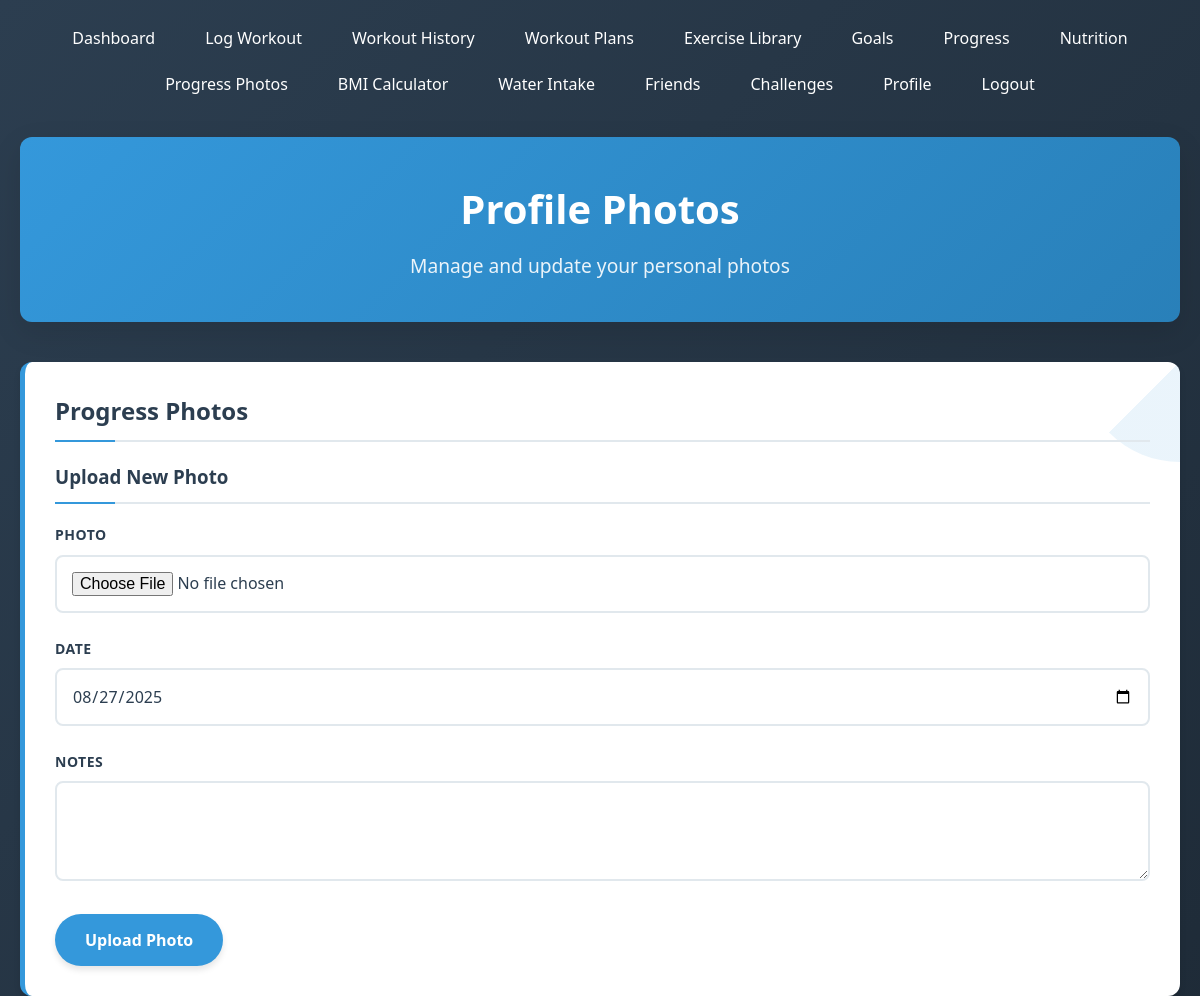
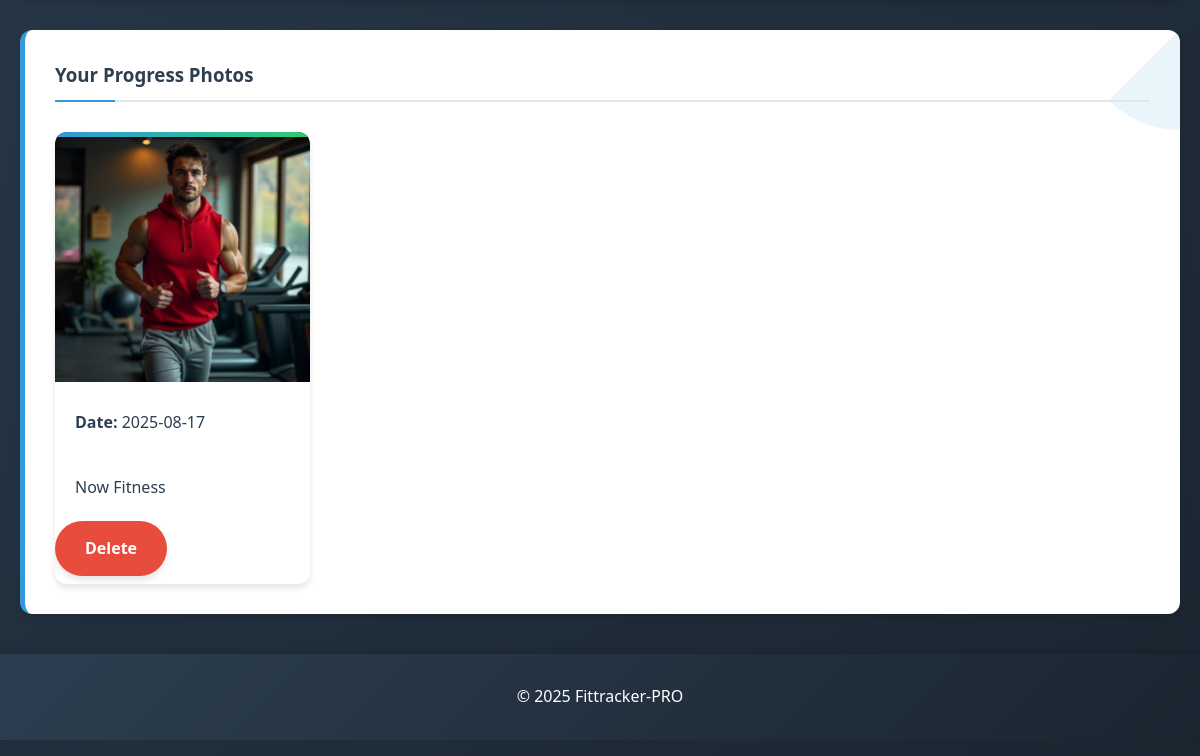
Screenshot of /progress_photos.php (signed in) with the database file from the repository (2 pictures, top to bottom).
### tables this page shows
CREATE TABLE `progress_photos` (
  `id` int(11) NOT NULL,
  `user_id` int(11) NOT NULL,
  `photo_url` varchar(255) NOT NULL,
  `date` date NOT NULL,
  `notes` text DEFAULT NULL,
  `created_at` timestamp NOT NULL DEFAULT current_timestamp()
);

### progress_photos.php (the view, shortened to what this page needs)
<?php
require_once 'config/db.php';
$user_id = $_SESSION['user_id'];
$stmt = $pdo->prepare("
    SELECT * FROM progress_photos
    WHERE user_id = ?
    ORDER BY date DESC
");
$stmt->execute([$user_id]);
$photos = $stmt->fetchAll();
?>
<?php include 'includes/header.php'; ?>
<div class="page-header">
    <h1>Profile Photos</h1>
    <p>Manage and update your personal photos</p>
</div>
<div class="card">
    <h2>Progress Photos</h2>
    <h3>Upload New Photo</h3>
    <form method="POST" enctype="multipart/form-data">
        <div class="form-group">
            <label>Photo</label>
            <input type="file" name="photo" accept="image/jpeg, image/jpg, image/png" required>
        </div>
        <div class="form-group">
            <label>Date</label>
            <input type="date" name="date" value="<?php echo date('Y-m-d'); ?>" required>
        </div>
        <div class="form-group">
            <label>Notes</label>
            <textarea name="notes" rows="3"></textarea>
        </div>
        <button type="submit">Upload Photo</button>
    </form>
</div>
<div class="card">
    <h3>Your Progress Photos</h3>
    <?php if (count($photos) > 0): ?>
        <div class="photos-grid">
            <?php foreach ($photos as $photo): ?>
                <div class="photo-card">
                    <img src="<?php echo $photo['photo_url']; ?>" alt="Progress Photo">
                    <p><strong>Date:</strong> <?php echo $photo['date']; ?></p>
                    <p><?php echo $photo['notes']; ?></p>
                    <a href="delete_progress_photo.php?id=<?php echo $photo['id']; ?>"
                       onclick="return confirm('Are you sure you want to delete this photo?')"
                       class="btn btn-danger">Delete</a>
                </div>
            <?php endforeach; ?>
        </div>
    <?php else: ?>
        <p>No progress photos uploaded yet.</p>
    <?php endif; ?>
</div>
<?php include 'includes/footer.php'; ?>

### css/style.css (style rules this page uses)
* { margin: 0; padding: 0; box-sizing: border-box; font-family: 'Segoe UI', Tahoma, Geneva, Verdana, sans-serif; }
:root { --primary-color: #3498db; --secondary-color: #2c3e50; --accent-color: #e74c3c; --success-color: #2ecc71; --warning-color: #f39c12; --light-bg: #f5f7fa; --white: #ffffff; --text-dark: #2c3e50; --text-light: #7f8c8d; --border-color: #e1e8ed; --shadow: 0 4px 6px rgba(0, 0, 0, 0.1); --shadow-hover: 0 10px 20px rgba(0, 0, 0, 0.15); }
body { background-color: var(--light-bg); color: var(--text-dark); line-height: 1.6; font-size: 16px; }
.card { background: var(--white); border-radius: 12px; box-shadow: var(--shadow); padding: 30px; margin-bottom: 30px; transition: all 0.3s ease; border-left: 5px solid var(--primary-color); position: relative; overflow: hidden; }
.card::before { content: ''; position: absolute; top: 0; right: 0; width: 100px; height: 100px; background: linear-gradient(135deg, transparent 50%, rgba(52, 152, 219, 0.1) 50%); border-radius: 0 0 0 100%; }
.card h1, .card h2, .card h3 { color: var(--secondary-color); margin-bottom: 20px; padding-bottom: 10px; border-bottom: 2px solid var(--border-color); position: relative; }
.card h1::after, .card h2::after, .card h3::after { content: ''; position: absolute; bottom: -2px; left: 0; width: 60px; height: 2px; background: var(--primary-color); }
.card p { color: var(--text-dark); margin-bottom: 15px; }
.form-group { margin-bottom: 25px; }
label { display: block; margin-bottom: 8px; font-weight: 600; color: var(--text-dark); font-size: 14px; text-transform: uppercase; letter-spacing: 0.5px; }
input, select, textarea { width: 100%; padding: 15px; border: 2px solid var(--border-color); border-radius: 8px; font-size: 16px; transition: all 0.3s ease; background: var(--white); color: var(--text-dark); }
button, .btn { background: var(--primary-color); color: var(--white); border: none; padding: 15px 30px; border-radius: 30px; cursor: pointer; font-size: 16px; font-weight: 600; transition: all 0.3s ease; display: inline-block; text-align: center; text-decoration: none; box-shadow: var(--shadow); position: relative; overflow: hidden; }
button::before, .btn::before { content: ''; position: absolute; top: 50%; left: 50%; width: 0; height: 0; background: rgba(255, 255, 255, 0.3); border-radius: 50%; transform: translate(-50%, -50%); transition: width 0.6s, height 0.6s; }
.btn-danger { background: var(--accent-color); }
a { color: var(--primary-color); text-decoration: none; transition: all 0.3s ease; position: relative; }
a::after { content: ''; position: absolute; bottom: -2px; left: 0; width: 0; height: 2px; background: var(--primary-color); transition: width 0.3s ease; }
.page-header { text-align: center; margin-bottom: 40px; padding: 40px 30px; background: linear-gradient(135deg, #3498db, #2980b9); color: white; border-radius: 12px; box-shadow: 0 10px 30px rgba(0, 0, 0, 0.1); }
.page-header h1 { color: white; font-size: 2.5rem; margin-bottom: 10px; font-weight: 700; }
.page-header p { color: rgba(255, 255, 255, 0.9); font-size: 1.2rem; margin: 0; }
.photos-grid { display: grid; grid-template-columns: repeat(auto-fill, minmax(250px, 1fr)); gap: 25px; margin-top: 30px; }
.photo-card { background: var(--white); border-radius: 12px; box-shadow: var(--shadow); overflow: hidden; transition: all 0.3s ease; position: relative; }
.photo-card::before { content: ''; position: absolute; top: 0; left: 0; width: 100%; height: 5px; background: linear-gradient(90deg, var(--primary-color), var(--success-color)); }
.photo-card img { width: 100%; height: 250px; object-fit: cover; transition: transform 0.5s ease; }
.photo-card p { padding: 20px; margin: 0; color: var(--text-dark); }
.card { animation: fadeIn 0.6s ease-out; }

### rows the page displays
progress_photos: photo_url (picture), date "2025-08-17", notes "Now Fitness"
